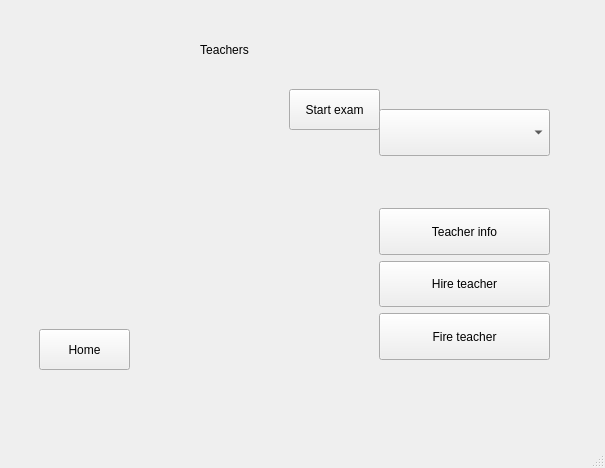
<?xml version="1.0" encoding="UTF-8"?>
<ui version="4.0">
 <class>MainWindow</class>
 <widget class="QMainWindow" name="MainWindow">
  <property name="geometry">
   <rect>
    <x>0</x>
    <y>0</y>
    <width>605</width>
    <height>468</height>
   </rect>
  </property>
  <property name="windowTitle">
   <string>School</string>
  </property>
  <widget class="QWidget" name="centralwidget">
   <layout class="QGridLayout" name="gridLayout">
    <item row="0" column="0">
     <widget class="QStackedWidget" name="schoolPages">
      <property name="currentIndex">
       <number>2</number>
      </property>
      <widget class="QWidget" name="homePage">
       <layout class="QVBoxLayout" name="verticalLayout_2" stretch="1,3">
        <item>
         <widget class="QLabel" name="title">
          <property name="text">
           <string>School</string>
          </property>
          <property name="alignment">
           <set>Qt::AlignCenter</set>
          </property>
         </widget>
        </item>
        <item>
         <layout class="QHBoxLayout" name="horizontalLayout" stretch="1,1">
          <item>
           <layout class="QVBoxLayout" name="verticalLayout">
            <item>
             <widget class="QPushButton" name="manageStudents">
              <property name="sizePolicy">
               <sizepolicy hsizetype="Preferred" vsizetype="Preferred">
                <horstretch>0</horstretch>
                <verstretch>0</verstretch>
               </sizepolicy>
              </property>
              <property name="text">
               <string>Manage students</string>
              </property>
             </widget>
            </item>
            <item>
             <widget class="QPushButton" name="manageTeachers">
              <property name="sizePolicy">
               <sizepolicy hsizetype="Preferred" vsizetype="Preferred">
                <horstretch>0</horstretch>
                <verstretch>0</verstretch>
               </sizepolicy>
              </property>
              <property name="text">
               <string>Manage teachers</string>
              </property>
             </widget>
            </item>
            <item>
             <widget class="QPushButton" name="manageSchoolDay">
              <property name="sizePolicy">
               <sizepolicy hsizetype="Preferred" vsizetype="Preferred">
                <horstretch>0</horstretch>
                <verstretch>0</verstretch>
               </sizepolicy>
              </property>
              <property name="text">
               <string>Manage school day</string>
              </property>
             </widget>
            </item>
           </layout>
          </item>
          <item>
           <widget class="QLabel" name="schoolImage">
            <property name="text">
             <string/>
            </property>
           </widget>
          </item>
         </layout>
        </item>
       </layout>
      </widget>
      <widget class="QWidget" name="studentsPage">
       <widget class="QLabel" name="label">
        <property name="geometry">
         <rect>
          <x>11</x>
          <y>11</y>
          <width>551</width>
          <height>51</height>
         </rect>
        </property>
        <property name="text">
         <string>Students</string>
        </property>
        <property name="alignment">
         <set>Qt::AlignCenter</set>
        </property>
       </widget>
       <widget class="QPushButton" name="home1">
        <property name="geometry">
         <rect>
          <x>30</x>
          <y>340</y>
          <width>80</width>
          <height>25</height>
         </rect>
        </property>
        <property name="text">
         <string>Home</string>
        </property>
       </widget>
       <widget class="QLabel" name="studentImage">
        <property name="geometry">
         <rect>
          <x>11</x>
          <y>71</y>
          <width>266</width>
          <height>279</height>
         </rect>
        </property>
        <property name="text">
         <string/>
        </property>
       </widget>
       <widget class="QWidget" name="">
        <property name="geometry">
         <rect>
          <x>284</x>
          <y>71</y>
          <width>281</width>
          <height>301</height>
         </rect>
        </property>
        <layout class="QVBoxLayout" name="verticalLayout_3" stretch="1,1,1,1,1">
         <item>
          <widget class="QComboBox" name="studentsComboBox">
           <property name="sizePolicy">
            <sizepolicy hsizetype="Preferred" vsizetype="Preferred">
             <horstretch>0</horstretch>
             <verstretch>0</verstretch>
            </sizepolicy>
           </property>
          </widget>
         </item>
         <item>
          <spacer name="verticalSpacer">
           <property name="orientation">
            <enum>Qt::Vertical</enum>
           </property>
           <property name="sizeHint" stdset="0">
            <size>
             <width>20</width>
             <height>40</height>
            </size>
           </property>
          </spacer>
         </item>
         <item>
          <widget class="QPushButton" name="studentInfo">
           <property name="sizePolicy">
            <sizepolicy hsizetype="Preferred" vsizetype="Preferred">
             <horstretch>0</horstretch>
             <verstretch>0</verstretch>
            </sizepolicy>
           </property>
           <property name="text">
            <string>Student info</string>
           </property>
          </widget>
         </item>
         <item>
          <widget class="QPushButton" name="expellStudent">
           <property name="sizePolicy">
            <sizepolicy hsizetype="Preferred" vsizetype="Preferred">
             <horstretch>0</horstretch>
             <verstretch>0</verstretch>
            </sizepolicy>
           </property>
           <property name="text">
            <string>Expell student</string>
           </property>
          </widget>
         </item>
         <item>
          <widget class="QPushButton" name="addStudent">
           <property name="sizePolicy">
            <sizepolicy hsizetype="Preferred" vsizetype="Preferred">
             <horstretch>0</horstretch>
             <verstretch>0</verstretch>
            </sizepolicy>
           </property>
           <property name="text">
            <string>Add student</string>
           </property>
          </widget>
         </item>
        </layout>
       </widget>
      </widget>
      <widget class="QWidget" name="teachersPage">
       <widget class="QLabel" name="label_2">
        <property name="geometry">
         <rect>
          <x>50</x>
          <y>20</y>
          <width>331</width>
          <height>41</height>
         </rect>
        </property>
        <property name="text">
         <string>Teachers</string>
        </property>
        <property name="alignment">
         <set>Qt::AlignCenter</set>
        </property>
       </widget>
       <widget class="QPushButton" name="home2">
        <property name="geometry">
         <rect>
          <x>30</x>
          <y>320</y>
          <width>91</width>
          <height>41</height>
         </rect>
        </property>
        <property name="text">
         <string>Home</string>
        </property>
       </widget>
       <widget class="QPushButton" name="startExam">
        <property name="geometry">
         <rect>
          <x>280</x>
          <y>80</y>
          <width>91</width>
          <height>41</height>
         </rect>
        </property>
        <property name="text">
         <string>Start exam</string>
        </property>
       </widget>
       <widget class="QLabel" name="examImage">
        <property name="geometry">
         <rect>
          <x>40</x>
          <y>130</y>
          <width>291</width>
          <height>211</height>
         </rect>
        </property>
        <property name="text">
         <string/>
        </property>
       </widget>
       <widget class="QWidget" name="">
        <property name="geometry">
         <rect>
          <x>370</x>
          <y>100</y>
          <width>171</width>
          <height>251</height>
         </rect>
        </property>
        <layout class="QVBoxLayout" name="verticalLayout_4" stretch="1,1,1,1,1">
         <item>
          <widget class="QComboBox" name="teachersComboBox">
           <property name="sizePolicy">
            <sizepolicy hsizetype="Preferred" vsizetype="Preferred">
             <horstretch>0</horstretch>
             <verstretch>0</verstretch>
            </sizepolicy>
           </property>
          </widget>
         </item>
         <item>
          <spacer name="verticalSpacer_2">
           <property name="orientation">
            <enum>Qt::Vertical</enum>
           </property>
           <property name="sizeHint" stdset="0">
            <size>
             <width>20</width>
             <height>40</height>
            </size>
           </property>
          </spacer>
         </item>
         <item>
          <widget class="QPushButton" name="teacherInfo">
           <property name="sizePolicy">
            <sizepolicy hsizetype="Preferred" vsizetype="Preferred">
             <horstretch>0</horstretch>
             <verstretch>0</verstretch>
            </sizepolicy>
           </property>
           <property name="text">
            <string>Teacher info</string>
           </property>
          </widget>
         </item>
         <item>
          <widget class="QPushButton" name="hireTeacher">
           <property name="sizePolicy">
            <sizepolicy hsizetype="Preferred" vsizetype="Preferred">
             <horstretch>0</horstretch>
             <verstretch>0</verstretch>
            </sizepolicy>
           </property>
           <property name="text">
            <string>Hire teacher</string>
           </property>
          </widget>
         </item>
         <item>
          <widget class="QPushButton" name="fireTeacher">
           <property name="sizePolicy">
            <sizepolicy hsizetype="Preferred" vsizetype="Preferred">
             <horstretch>0</horstretch>
             <verstretch>0</verstretch>
            </sizepolicy>
           </property>
           <property name="text">
            <string>Fire teacher</string>
           </property>
          </widget>
         </item>
        </layout>
       </widget>
      </widget>
      <widget class="QWidget" name="schoolDayPage">
       <widget class="QPushButton" name="home3">
        <property name="geometry">
         <rect>
          <x>60</x>
          <y>290</y>
          <width>91</width>
          <height>41</height>
         </rect>
        </property>
        <property name="text">
         <string>Home</string>
        </property>
       </widget>
       <widget class="QLabel" name="classTripImage">
        <property name="geometry">
         <rect>
          <x>120</x>
          <y>90</y>
          <width>261</width>
          <height>221</height>
         </rect>
        </property>
        <property name="text">
         <string/>
        </property>
       </widget>
       <widget class="QLabel" name="label_4">
        <property name="geometry">
         <rect>
          <x>70</x>
          <y>20</y>
          <width>461</width>
          <height>61</height>
         </rect>
        </property>
        <property name="text">
         <string>School day</string>
        </property>
        <property name="alignment">
         <set>Qt::AlignCenter</set>
        </property>
       </widget>
       <widget class="QWidget" name="">
        <property name="geometry">
         <rect>
          <x>380</x>
          <y>130</y>
          <width>171</width>
          <height>211</height>
         </rect>
        </property>
        <layout class="QVBoxLayout" name="verticalLayout_5">
         <item>
          <widget class="QPushButton" name="breaktime">
           <property name="sizePolicy">
            <sizepolicy hsizetype="Preferred" vsizetype="Preferred">
             <horstretch>0</horstretch>
             <verstretch>0</verstretch>
            </sizepolicy>
           </property>
           <property name="text">
            <string>Breaktime</string>
           </property>
          </widget>
         </item>
         <item>
          <widget class="QPushButton" name="lunchtime">
           <property name="sizePolicy">
            <sizepolicy hsizetype="Preferred" vsizetype="Preferred">
             <horstretch>0</horstretch>
             <verstretch>0</verstretch>
            </sizepolicy>
           </property>
           <property name="text">
            <string>Lunchtime</string>
           </property>
          </widget>
         </item>
         <item>
          <widget class="QPushButton" name="classTrip">
           <property name="sizePolicy">
            <sizepolicy hsizetype="Preferred" vsizetype="Preferred">
             <horstretch>0</horstretch>
             <verstretch>0</verstretch>
            </sizepolicy>
           </property>
           <property name="text">
            <string>Class trip</string>
           </property>
          </widget>
         </item>
        </layout>
       </widget>
      </widget>
     </widget>
    </item>
   </layout>
  </widget>
  <widget class="QMenuBar" name="menubar">
   <property name="geometry">
    <rect>
     <x>0</x>
     <y>0</y>
     <width>605</width>
     <height>25</height>
    </rect>
   </property>
  </widget>
  <widget class="QStatusBar" name="statusbar"/>
 </widget>
 <resources/>
 <connections/>
</ui>
